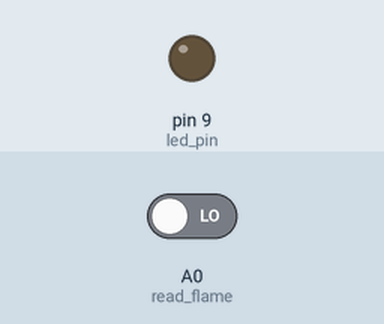
Recording of a sketch running on a simulated Arduino Uno, built with avr-gcc and run on an emulated ATmega328P. On the bench: output pins drawn as LEDs (lit = HIGH). The inputs (shaded band) are chosen by the test bench; at power-on: A0 (read_flame) LOW.

Above: at 1.2 s.
1.3 s: A0 (read_flame) driven HIGH
At 2.5 s:
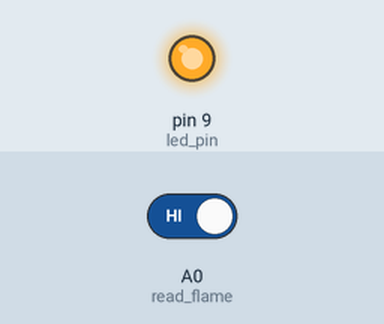
2.8 s: A0 (read_flame) driven LOW
At 3.6 s:
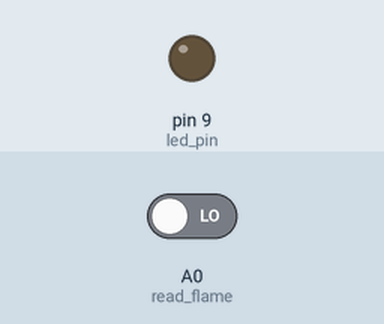
Timing chart, 0 to 5.8 s (numbered marks = the images above; inputs shaded):
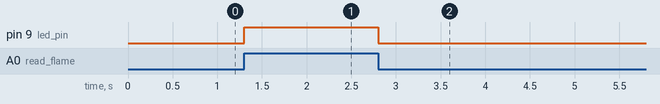

The sketch:

flame.ino
```cpp
int read_flame = A0;    
int led_pin = 9;      // select the pin for the LED
int sensor_value = 0;  // variable to store the value coming from the sensor

void setup() {
  // declare the led_pin as an OUTPUT:
  pinMode(led_pin, OUTPUT);
  pinMode(read_flame, INPUT);
  Serial.begin(9600);
}

void loop() {
  sensor_value = digitalRead(read_flame);

  if(sensor_value==HIGH)
  {
    digitalWrite(led_pin, HIGH);
  }
  else
  {
    digitalWrite(led_pin, LOW);
  }
}
```

Measured:
- after the input at 1.3 s, pin 9 (led_pin): LOW → HIGH at once
- after the input at 2.8 s, pin 9 (led_pin): HIGH → LOW at once
